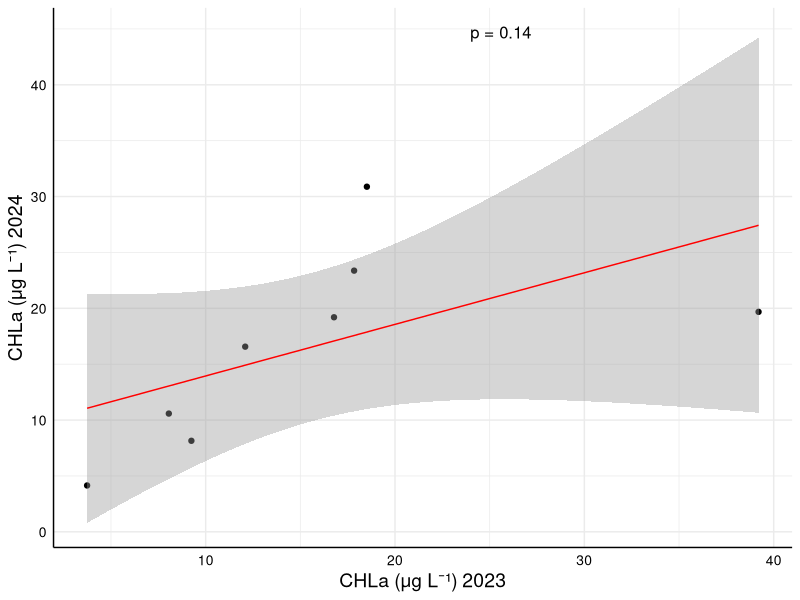
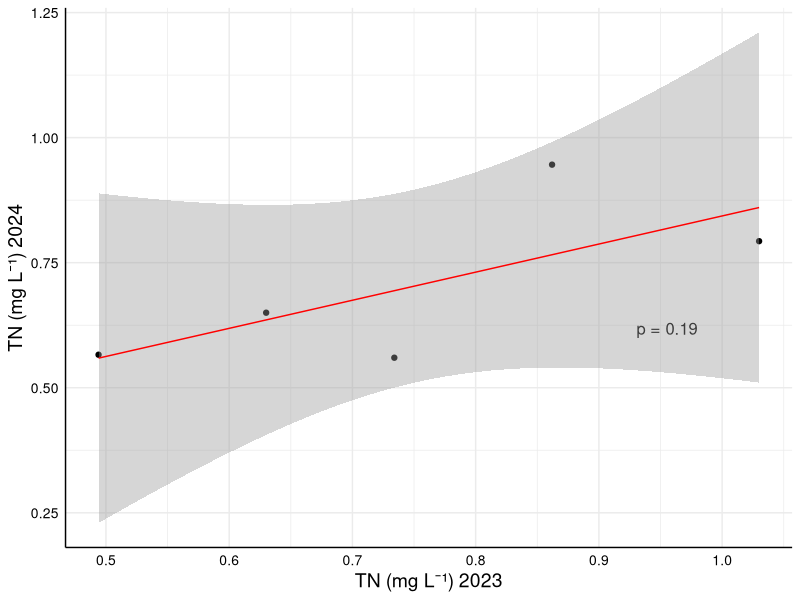
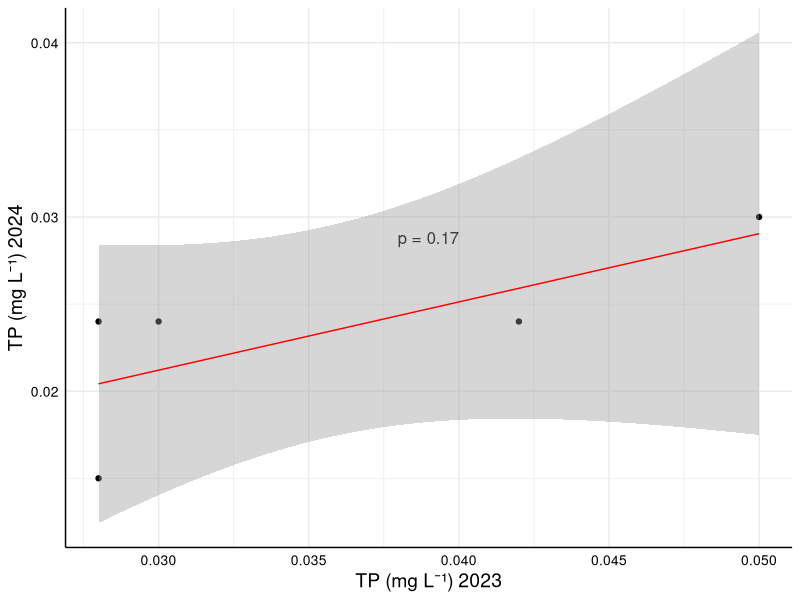
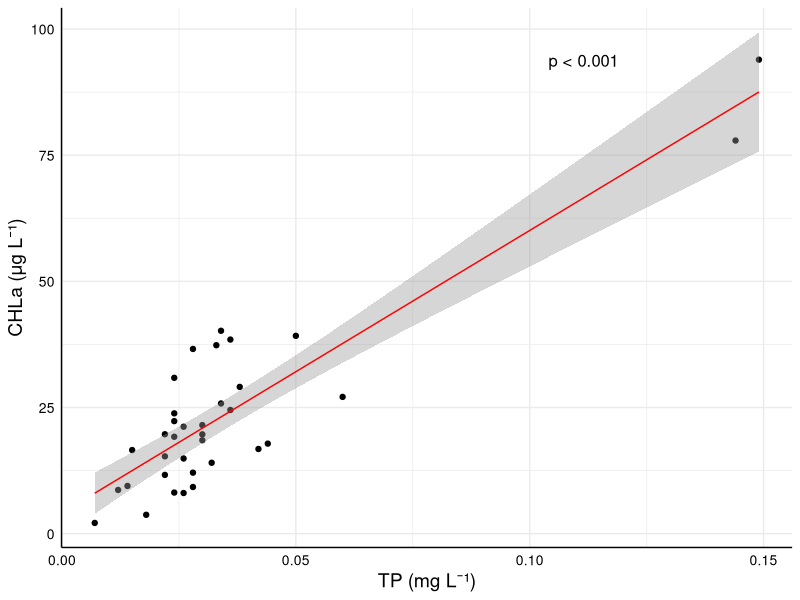
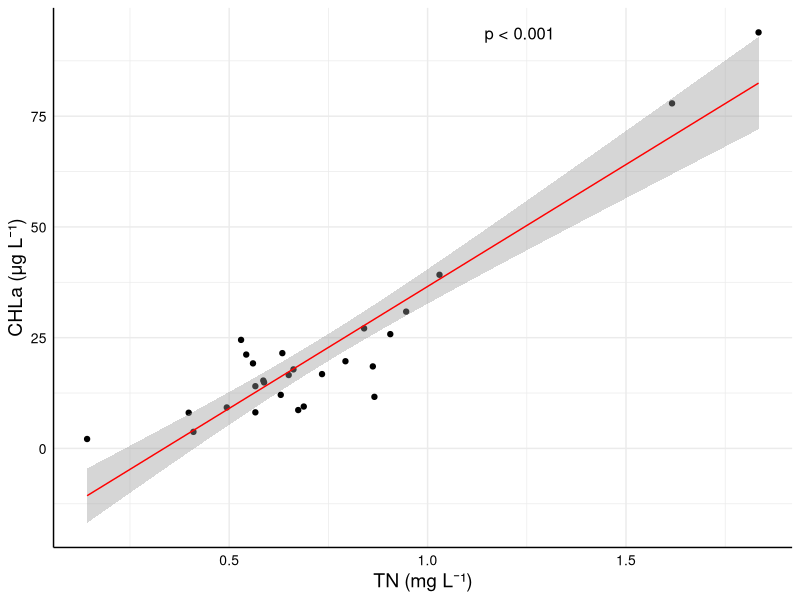
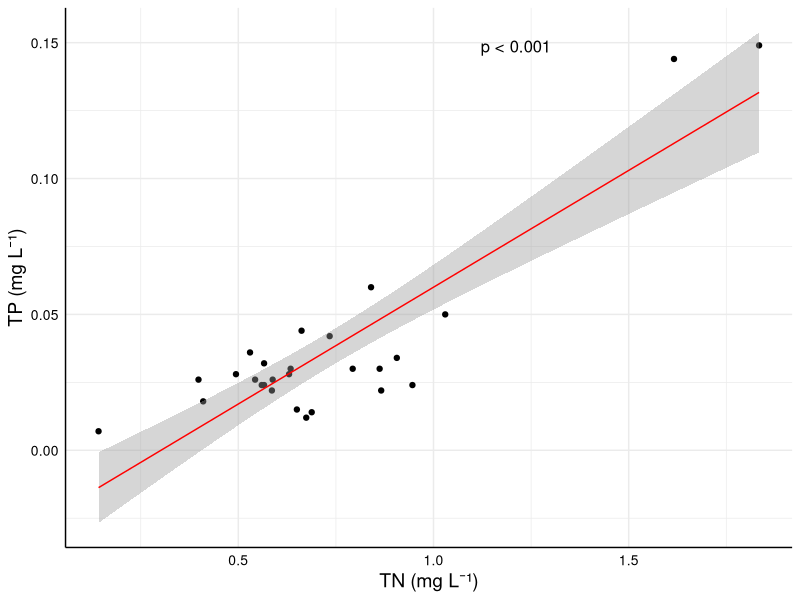
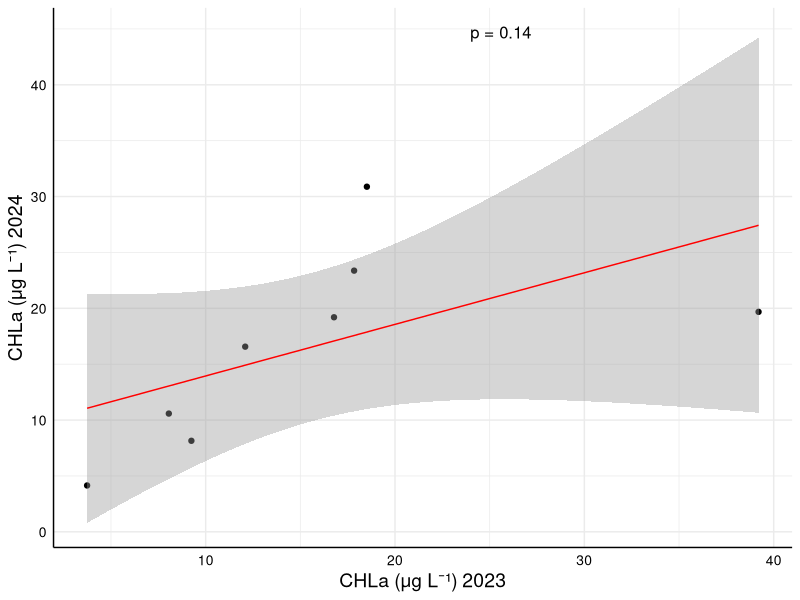
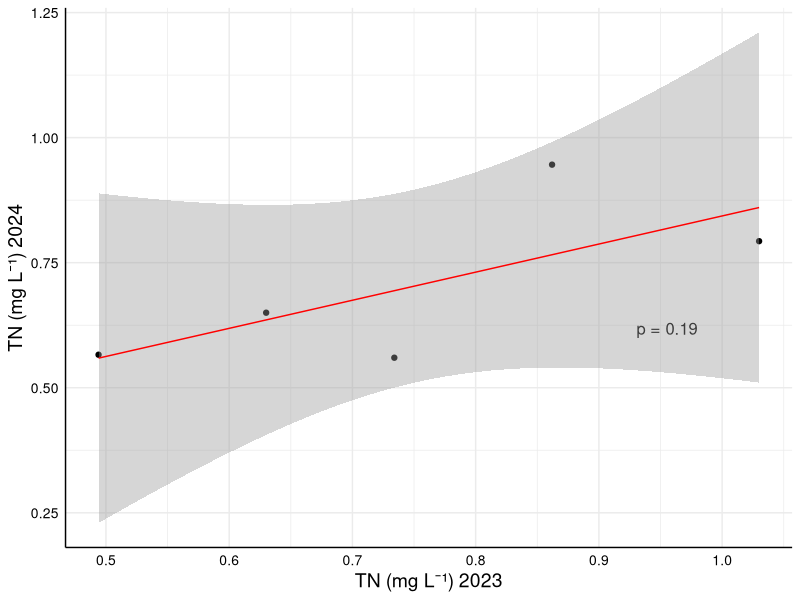

Recreate these plots in R, in order.
## ---- chunk 1
library(tidyverse)
data <- read_csv("data/StationObs_MaytoSep_wide.csv")

other_columns <- data %>% 
  select(StationId, StationName, AdminRegion)   # to be joined back later. Can't be retained in grouping/summarizing because lots of NA for StationName and AdminRegion.

#Derive average values for each year
data_avg <- data %>%
  mutate(year = year(DateTime)) %>%
  group_by(StationId, Depth, year) %>%
  summarise(CHLa = mean(CHLa, na.rm = TRUE),
            TN = mean(TN, na.rm = TRUE),
            TP = mean(TP, na.rm = TRUE),
            .groups = "drop")

#Array results by column
data_avg_wide <- data_avg %>%
  pivot_wider(names_from = year, values_from = c(CHLa, TN, TP))

desired_names <- c("CHLa23", "CHLa24", "TN23", "TN24", "TP23", "TP24")
names(data_avg_wide)[3:8] <- desired_names

#Bring back StationName and AdminRegion
stationName <- other_columns %>%
  group_by(StationId) %>%
  summarise(
    StationName = coalesce(first(StationName[!is.na(StationName)]), first(StationName))
  ) %>%
  ungroup()

adminRegion <- other_columns %>%
  group_by(StationId) %>%
  summarise(
    AdminRegion = coalesce(first(AdminRegion[!is.na(AdminRegion)]), first(AdminRegion))
  ) %>%
  ungroup()

data_avg_wide <- data_avg_wide %>%
  left_join(stationName, by = "StationId") %>%
  left_join(adminRegion, by = "StationId") %>%
  relocate(StationName, AdminRegion, .before = Depth)

write_csv(data_avg_wide, "data/station_avg_by_year.csv")

## ---- chunk 2
both_chla <- data_avg_wide %>%
  filter(!is.na(CHLa23) & !is.na(CHLa24))

both_tn <- data_avg_wide %>%
  filter(!is.na(TN23) & !is.na(TN24))

both_tp <- data_avg_wide %>%
  filter(!is.na(TP23) & !is.na(TP24))

print(paste("CHLa: ", nrow(both_chla)))
print(paste("TN: ", nrow(both_tn)))
print(paste("TP: ", nrow(both_tp)))

## ---- chunk 3

modelSummaries <- list()  
  
  for (var in c("CHLa", "TN", "TP")) {
  
    model_data <- data_avg_wide %>%
      filter(!is.na(!!sym(paste0(var, "23"))) & !is.na(!!sym(paste0(var, "24"))))
    
    modeling_cols <- c(paste0(var, "23"), paste0(var, "24"))
    formula <- as.formula(paste0(modeling_cols[2], " ~ ", modeling_cols[1]))
    
    # Run mblm model
    model <- lm(formula, data = model_data)
    mod.sum <- summary(model)
    
  
    # Store results (directly, without creating the combined station-variable name)
          modelSummary <- list(
            variable = var,
            slope = mod.sum$coefficients[2, 1],
            SE = mod.sum$coefficients[2, 2],
            intercept = mod.sum$coefficients[1, 1],
            R2 = mod.sum$r.squared,
            residualSE = mod.sum$sigma,
            pvalue = mod.sum$coefficients[2, 4]
          )
          
    modelSummaries[[var]] <- modelSummary
  }
  
## ---- chunk 4
# Extract Regression Statistics into Single Table
reg.df <- data.frame(
  variable = c("CHLa", "TN", "TP"),
  model_slope = rep(NA, 3),
  model_SE = rep(NA, 3),
  model_pval = rep(NA, 3),
  model_intercept = rep(NA, 3),
  model_R2 = rep(NA, 3),
  residual_SE = rep(NA, 3)
)

for (i in seq_along(1:3)) {
  var <- c("CHLa", "TN", "TP")[i]
  modelSum <- modelSummaries[[var]]
      
  reg.df$model_slope[i] <- modelSum$slope
  reg.df$model_SE[i] <- modelSum$SE
  reg.df$model_pval[i] <- modelSum$pvalue
  reg.df$model_intercept[i] <- modelSum$intercept
  reg.df$model_R2[i] <- modelSum$R2
  reg.df$residual_SE[i] <- modelSum$residualSE
}

# Write results to csv
write_csv(reg.df, "data/regression_stats_23vs24_byVariable.csv")


# Prepare regression df for plotting
reg_plot <- reg.df %>%
  mutate(
    pval_render = case_when(
      model_pval > 0.05 ~ paste0("p = ", formatC(model_pval, digits = 2, format = "f")),
      model_pval < 0.05 & model_pval >= 0.001 ~ paste0("p = ", formatC(model_pval, digits = 3, format = "f")),
      model_pval < 0.001 ~ "p < 0.001"
    ),
    y_label = case_when(
      variable == "CHLa" ~ "CHLa (\u03BCg L\u207B\u00B9)",
      variable == "TP" ~ "TP (mg L\u207B\u00B9)",
      variable == "TN" ~ "TN (mg L\u207B\u00B9)"
    )
  )

## ---- chunk 5
# !------------------- CHLa -------------------------! 
data_chla <- data_avg_wide %>%
      filter(!is.na(CHLa23) & !is.na(CHLa24))
reg_chla <- reg_plot %>%
  filter(variable == "CHLa")   
max_y <- max(data_chla$CHLa23, na.rm = TRUE) * 1.2
# Calculate position for p-value: place it dynamically near the upper right, clear of the data points
  pval_x_pos <- max(data_chla$CHLa23) - 12  # Adjust the 5 to change how far left from the max Year
  pval_y_pos <- max_y * 0.95           # Place it slightly below the upper limit of the y-axis

ggplot(data_chla, aes(x = CHLa23, y = CHLa24)) +
    geom_point() +
      # Add p-value inside the plot, positioning dynamically
      annotate("text", x = pval_x_pos, y = pval_y_pos, 
               label = reg_chla$pval_render, size = 4.2, hjust = 1) +
      # Regression line
          geom_smooth(method = "lm", se = TRUE, color = "red", linetype = "solid", linewidth = .5 ) +
      labs(title = NULL,
           x ="CHLa (\u03BCg L\u207B\u00B9) 2023", 
           y = "CHLa (\u03BCg L\u207B\u00B9) 2024") +
      theme_minimal() +
      # Make x and y axes black without adding a border around the entire plot
      theme(
        axis.line = element_line(color = "black"),  # Make x and y axes black
        axis.title = element_text(size = 14),        # Adjust axis title size if needed
        axis.text = element_text(size = 10, color = "black"),         # Adjust axis text size
        plot.margin = unit(c(.2, .2, .2, .2), "cm")
      )
ggsave("figures/CHLa_23vs24.jpg", width = 8, height = 6, dpi = 500)

# !------------------- TN -------------------------! 
data_TN <- data_avg_wide %>%
      filter(!is.na(TN23) & !is.na(TN24))
reg_TN <- reg_plot %>%
  filter(variable == "TN")
max_y <- max(data_TN$TN23, na.rm = TRUE) * 1.2
# Calculate position for p-value: place it dynamically near the upper right, clear of the data points
  pval_x_pos <- max(data_TN$TN23) -.05  # Adjust the 5 to change how far left from the max Year
  pval_y_pos <- max_y * 0.5           # Place it slightly below the upper limit of the y-axis

ggplot(data_TN, aes(x = TN23, y = TN24)) +
    geom_point() +
      # Add p-value inside the plot, positioning dynamically
      annotate("text", x = pval_x_pos, y = pval_y_pos, 
               label = reg_TN$pval_render, size = 4.2, hjust = 1) +
      # Regression line
          geom_smooth(method = "lm", se = TRUE, color = "red", linetype = "solid", linewidth = .5 ) +
      labs(title = NULL,
           x ="TN (mg L\u207B\u00B9) 2023", 
           y = "TN (mg L\u207B\u00B9) 2024") +
      theme_minimal() +
      # Make x and y axes black without adding a border around the entire plot
      # Make x and y axes black without adding a border around the entire plot
      theme(
        axis.line = element_line(color = "black"),  # Make x and y axes black
        axis.title = element_text(size = 14),        # Adjust axis title size if needed
        axis.text = element_text(size = 10, color = "black"),         # Adjust axis text size
        plot.margin = unit(c(.2, .2, .2, .2), "cm")
      )
ggsave("figures/TN_23vs24.jpg", width = 8, height = 6, dpi = 500)


# !------------------- TP -------------------------!
data_TP <- data_avg_wide %>%
      filter(!is.na(TP23) & !is.na(TP24))
reg_TP <- reg_plot %>%
  filter(variable == "TP")

max_y <- max(data_TP$TP24, na.rm = TRUE) * 1.2
# Calculate position for p-value: place it dynamically near the upper right, clear of the data points
  pval_x_pos <- max(data_TP$TP23) - .01   # Adjust the 5 to change how far left from the max Year
  pval_y_pos <- max_y * 0.8           # Place it slightly below the upper limit of the y-axis

ggplot(data_TP, aes(x = TP23, y = TP24)) +
    geom_point() +
      # Add p-value inside the plot, positioning dynamically
      annotate("text", x = pval_x_pos, y = pval_y_pos, 
               label = reg_TP$pval_render, size = 4.2, hjust = 1) +
      # Regression line
          geom_smooth(method = "lm", se = TRUE, color = "red", linetype = "solid", linewidth = .5 ) +
      labs(title = NULL,
           x ="TP (mg L\u207B\u00B9) 2023", 
           y = "TP (mg L\u207B\u00B9) 2024") +
      theme_minimal() +
      # Make x and y axes black without adding a border around the entire plot
      # Make x and y axes black without adding a border around the entire plot
      theme(
        axis.line = element_line(color = "black"),  # Make x and y axes black
        axis.title = element_text(size = 14),        # Adjust axis title size if needed
        axis.text = element_text(size = 10, color = "black"),         # Adjust axis text size
        plot.margin = unit(c(.2, .2, .2, .2), "cm")
      )

ggsave("figures/TP_23vs24.jpg", width = 8, height = 6, dpi = 500)


## ---- chunk 6
# Run models for each variable pair
modSums_output2 <- list()  
  
  for (var_pair in list(c("CHLa", "TP"), c("CHLa", "TN"), c("TP", "TN"))) {
    x <- var_pair[2]
    y <- var_pair[1]
    list_id <- paste(y, "vs", x)
    
    model_data <- data_avg %>%
      filter(!is.na(!!sym(x)) & !is.na(!!sym(y)))
    
    formula <- as.formula(paste(y, "~", x))
    
    # Run mblm model
    model <- lm(formula, data = model_data)
    mod.sum <- summary(model)
    
    # Store results (directly, without creating the combined station-variable name)
    modelSummary <- list(
            variable = var,
            slope = mod.sum$coefficients[2, 1],
            SE = mod.sum$coefficients[2, 2],
            intercept = mod.sum$coefficients[1, 1],
            R2 = mod.sum$r.squared,
            residualSE = mod.sum$sigma,
            pvalue = mod.sum$coefficients[2, 4]
          )
    
    modSums_output2[[list_id]] <- modelSummary
  }

## ---- chunk 7
# Create single data frame with regression statistics
reg.df_output2 <- data.frame(
  model = c("CHLa vs TP", "CHLa vs TN", "TP vs TN"),
  model_slope = rep(NA, 3),
  model_SE = rep(NA, 3),
  model_pval = rep(NA, 3),
  model_intercept = rep(NA, 3),
  model_R2 = rep(NA, 3),
  residual_SE = rep(NA, 3)
)

for (i in seq_along(reg.df_output2$model)) {
  modelSum <- modSums_output2[[reg.df_output2$model[i]]]
  
  reg.df_output2$model_slope[i] <- modelSum$slope
  reg.df_output2$model_SE[i] <- modelSum$SE
  reg.df_output2$model_pval[i] <- modelSum$pvalue
  reg.df_output2$model_intercept[i] <- modelSum$intercept
  reg.df_output2$model_R2[i] <- modelSum$R2
  reg.df_output2$residual_SE[i] <- modelSum$residualSE
}

# Write results to CSV
write_csv(reg.df_output2, "data/regression_stats_variablePairs.csv")

# Prepare regression data frame for plotting
reg_plot2 <- reg.df_output2 %>%
  mutate(
    pval_render = case_when(
      model_pval > 0.05 ~ paste0("p = ", formatC(model_pval, digits = 2, format = "f")),
      model_pval < 0.05 & model_pval >= 0.001 ~ paste0("p = ", formatC(model_pval, digits = 3, format = "f")),
      model_pval < 0.001 ~ "p < 0.001"
    ),
    y_label = case_when(
      grepl("TP", model) ~ "TP (mg L\u207B\u00B9)",
      grepl("TN", model) ~ "TN (mg L\u207B\u00B9)",
      grepl("CHLa", model) ~ "CHLa (\u03BCg L\u207B\u00B9)"
    )
  )

## ---- chunk 8
# !------------------- CHLa vs TP -------------------------! 
chlaVsTP <- data_avg %>%
      filter(!is.na(CHLa) & !is.na(TP))
reg_chlaVsTP <- reg_plot2 %>%
  filter(model == "CHLa vs TP")

max_y <- max(chlaVsTP$CHLa, na.rm = TRUE) * 1.05
# Calculate position for p-value: place it dynamically near the upper right, clear of the data points
  pval_x_pos <- max(chlaVsTP$TP) - .03  # Adjust the 5 to change how far left from the max Year
  pval_y_pos <- max_y * 0.95           # Place it slightly below the upper limit of the y-axis

ggplot(chlaVsTP, aes(x = TP, y = CHLa)) +
    geom_point() +
      # Add p-value inside the plot, positioning dynamically
      annotate("text", x = pval_x_pos, y = pval_y_pos, 
               label = reg_chlaVsTP$pval_render, size = 4.2, hjust = 1) +
      # Regression line
          geom_smooth(method = "lm", se = TRUE, color = "red", linetype = "solid", linewidth = .5 ) +
      labs(title = NULL,
           x = "TP (mg L\u207B\u00B9)", 
           y = "CHLa (\u03BCg L\u207B\u00B9)") +
      theme_minimal() +
      # Make x and y axes black without adding a border around the entire plot
      theme(
        axis.line = element_line(color = "black"),  # Make x and y axes black
        axis.title = element_text(size = 14),        # Adjust axis title size if needed
        axis.text = element_text(size = 10, color = "black"),         # Adjust axis text size
        plot.margin = unit(c(.2, .2, .2, .2), "cm")
      )

ggsave("figures/CHLa_vs_TP.jpg", width = 8, height = 6, dpi = 500)


# !------------------- CHLa vs TN -------------------------! 
chlaVsTN <- data_avg %>%
      filter(!is.na(CHLa) & !is.na(TN))
reg_chlaVsTN <- reg_plot2 %>%
  filter(model == "CHLa vs TN")

max_y <- max(chlaVsTN$CHLa, na.rm = TRUE) * 1.05
# Calculate position for p-value: place it dynamically near the upper right, clear of the data points
  pval_x_pos <- 1.32  # Adjust the 5 to change how far left from the max Year
  pval_y_pos <- max_y * 0.95           # Place it slightly below the upper limit of the y-axis

ggplot(chlaVsTN, aes(x = TN, y = CHLa)) +
    geom_point() +
      # Add p-value inside the plot, positioning dynamically
      annotate("text", x = pval_x_pos, y = pval_y_pos, 
               label = reg_chlaVsTN$pval_render, size = 4.2, hjust = 1) +
      # Regression line
          geom_smooth(method = "lm", se = TRUE, color = "red", linetype = "solid", linewidth = .5 ) +
      labs(title = NULL,
           x = "TN (mg L\u207B\u00B9)", 
           y = "CHLa (\u03BCg L\u207B\u00B9)") +
      theme_minimal() +
      # Make x and y axes black without adding a border around the entire plot
      theme(
        axis.line = element_line(color = "black"),  # Make x and y axes black
        axis.title = element_text(size = 14),        # Adjust axis title size if needed
        axis.text = element_text(size = 10, color = "black"),         # Adjust axis text size
        plot.margin = unit(c(.2, .2, .2, .2), "cm")
      )

ggsave("figures/CHLa_vs_TN.jpg", width = 8, height = 6, dpi = 500)


# !------------------- TP vs TN -------------------------! 
TPVsTN <- data_avg %>%
      filter(!is.na(TP) & !is.na(TN))
reg_TPVsTN <- reg_plot2 %>%
  filter(model == "TP vs TN")

max_y <- max(TPVsTN$TP, na.rm = TRUE) * 1.05
# Calculate position for p-value: place it dynamically near the upper right, clear of the data points
  pval_x_pos <- 1.3  # Adjust the 5 to change how far left from the max Year
  pval_y_pos <- max_y * 0.95           # Place it slightly below the upper limit of the y-axis

ggplot(TPVsTN, aes(x = TN, y = TP)) +
    geom_point() +
      # Add p-value inside the plot, positioning dynamically
      annotate("text", x = pval_x_pos, y = pval_y_pos, 
               label = reg_TPVsTN$pval_render, size = 4.2, hjust = 1) +
      # Regression line
          geom_smooth(method = "lm", se = TRUE, color = "red", linetype = "solid", linewidth = .5 ) +
      labs(title = NULL,
           x = "TN (mg L\u207B\u00B9)", 
           y = "TP (mg L\u207B\u00B9)") +
      theme_minimal() +
      # Make x and y axes black without adding a border around the entire plot
      theme(
        axis.line = element_line(color = "black"),  # Make x and y axes black
        axis.title = element_text(size = 14),        # Adjust axis title size if needed
        axis.text = element_text(size = 10, color = "black"),         # Adjust axis text size
        plot.margin = unit(c(.2, .2, .2, .2), "cm")
      )

ggsave("figures/TP_vs_TN.jpg", width = 8, height = 6, dpi = 500)



